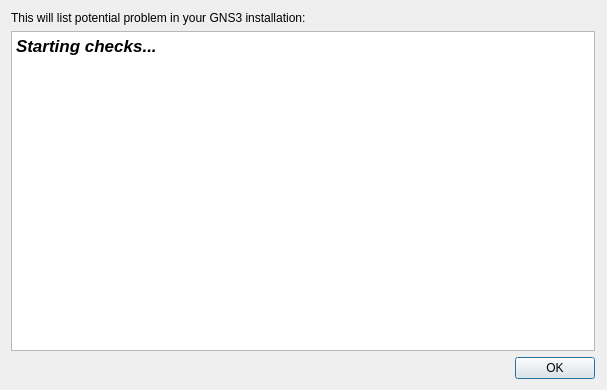
<?xml version="1.0" encoding="UTF-8"?>
<ui version="4.0">
 <class>DoctorDialog</class>
 <widget class="QDialog" name="DoctorDialog">
  <property name="windowModality">
   <enum>Qt::WindowModal</enum>
  </property>
  <property name="geometry">
   <rect>
    <x>0</x>
    <y>0</y>
    <width>607</width>
    <height>390</height>
   </rect>
  </property>
  <property name="windowTitle">
   <string>GNS3 Doctor</string>
  </property>
  <property name="styleSheet">
   <string notr="true">
QWidget {
    background-color: #323232;
    color: #BAF73C;
}

QToolBar {
    border:0px;
}

QGraphicsView, QTextEdit, QPlainTextEdit, QTreeWidget, QListWidget, QLineEdit, QSpinBox, QComboBox {
    background-color: #282828;
}

QLabel, QMenu, QStatusBar {
  color: #BAF73C;
}

QMenuBar::item {
    background-color: #323232;
}

QMenu::item:selected {
    color: #f2f2f2;
    background-color: #383838;
}

QToolButton:hover {
    background-color: #383838;
}

QGroupBox {
    color: #BAF73C;
    font: bold 12px;
    padding: 15px;
    border-style: none;
}

QAbstractScrollArea::corner {
    background: #323232;
}

QScrollBar::add-page:horizontal, QScrollBar::sub-page:horizontal, QScrollBar::add-page:vertical, QScrollBar::sub-page:vertical {
  background: none;
}

QComboBox {
    selection-color: #f2f2f2;
    selection-background-color: #323232;
}

QComboBox QAbstractItemView {
    background-color: #282828;
}

QDockWidget, QMenuBar, QPushButton, QToolButton, QTabWidget, QHeaderView::section {
    color: #BAF73C;
    font: bold 11px;
}

QTabBar {
    color: #BAF73C;
}

QRadioButton, QCheckBox {
  color: #BAF73C;
}

QRadioButton::disabled, QCheckBox::disabled {
  color: gray;
}
// bg-color=#282828
// fg-color=#BAF73C
// tool-bar=#323232
// selection-bg=#383838 
// selection-fg=#f2f2f2
 </string>
  </property>
  <property name="modal">
   <bool>true</bool>
  </property>
  <layout class="QVBoxLayout" name="verticalLayout">
   <property name="rightMargin">
    <number>12</number>
   </property>
   <item>
    <widget class="QLabel" name="label">
     <property name="text">
      <string>&lt;html&gt;&lt;head/&gt;&lt;body&gt;&lt;p&gt;This will list potential problem in your GNS3 installation:&lt;/p&gt;&lt;/body&gt;&lt;/html&gt;</string>
     </property>
     <property name="textFormat">
      <enum>Qt::RichText</enum>
     </property>
     <property name="scaledContents">
      <bool>false</bool>
     </property>
     <property name="alignment">
      <set>Qt::AlignLeading|Qt::AlignLeft|Qt::AlignTop</set>
     </property>
     <property name="wordWrap">
      <bool>true</bool>
     </property>
    </widget>
   </item>
   <item>
    <widget class="QTextEdit" name="uiDoctorResultTextEdit">
     <property name="html">
      <string>&lt;!DOCTYPE HTML PUBLIC &quot;-//W3C//DTD HTML 4.0//EN&quot; &quot;http://www.w3.org/TR/REC-html40/strict.dtd&quot;&gt;
&lt;html&gt;&lt;head&gt;&lt;meta name=&quot;qrichtext&quot; content=&quot;1&quot; /&gt;&lt;style type=&quot;text/css&quot;&gt;
p, li { white-space: pre-wrap; }
&lt;/style&gt;&lt;/head&gt;&lt;body style=&quot; font-family:'Cantarell'; font-size:11pt; font-weight:400; font-style:normal;&quot;&gt;
&lt;p style=&quot; margin-top:0px; margin-bottom:0px; margin-left:0px; margin-right:0px; -qt-block-indent:0; text-indent:0px;&quot;&gt;&lt;span style=&quot; font-family:'.SF NS Text'; font-size:13pt; font-weight:600; font-style:italic;&quot;&gt;Starting checks...&lt;/span&gt;&lt;/p&gt;&lt;/body&gt;&lt;/html&gt;</string>
     </property>
    </widget>
   </item>
   <item>
    <layout class="QHBoxLayout" name="horizontalLayout">
     <property name="spacing">
      <number>20</number>
     </property>
     <item>
      <spacer name="horizontalSpacer">
       <property name="orientation">
        <enum>Qt::Horizontal</enum>
       </property>
       <property name="sizeHint" stdset="0">
        <size>
         <width>40</width>
         <height>20</height>
        </size>
       </property>
      </spacer>
     </item>
     <item>
      <widget class="QDialogButtonBox" name="uiOkButton">
       <property name="sizePolicy">
        <sizepolicy hsizetype="Fixed" vsizetype="Fixed">
         <horstretch>0</horstretch>
         <verstretch>0</verstretch>
        </sizepolicy>
       </property>
       <property name="orientation">
        <enum>Qt::Horizontal</enum>
       </property>
       <property name="standardButtons">
        <set>QDialogButtonBox::Ok</set>
       </property>
      </widget>
     </item>
    </layout>
   </item>
  </layout>
 </widget>
 <resources>
  <include location="../../resources/resources.qrc"/>
 </resources>
 <connections/>
</ui>
